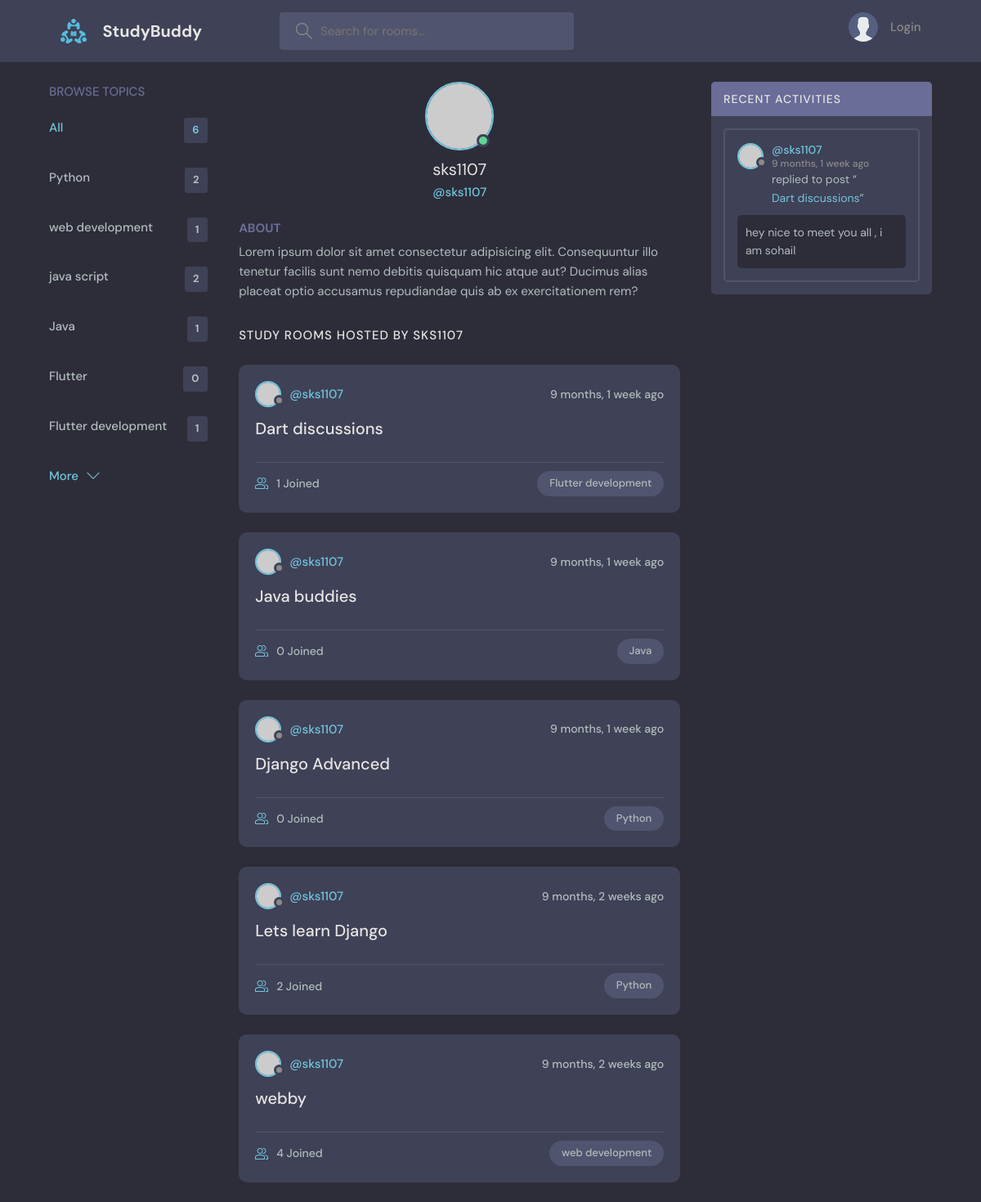
The app's page /profile/1 with its own data.
### base/models.py (models this page shows, shortened)
class Topic(models.Model):
    name = models.CharField(max_length = 200)
    def __str__(self):
        return self.name

class Room(models.Model):
    host = models.ForeignKey(User, on_delete = models.SET_NULL, null = True)
    topic = models.ForeignKey(Topic, on_delete = models.SET_NULL, null = True)
    name = models.CharField(max_length=200)
    description = models.TextField(null = True)
    participants = models.ManyToManyField(User, related_name ='participants', blank=True)
    updated = models.DateTimeField(auto_now = True)
    created = models.DateTimeField(auto_now_add = True)
    class Meta:
        ordering = ['-updated', '-created']

class Message(models.Model):
    user = models.ForeignKey(User, on_delete = models.CASCADE)
    room = models.ForeignKey(Room, on_delete = models.CASCADE)
    body = models.TextField()
    updated = models.DateTimeField(auto_now = True)
    created = models.DateTimeField(auto_now_add = True)
    class Meta:
        ordering = ['-updated', '-created']

### base/views.py (the view)
# urls.py: path("profile/<str:pk>", views.userProfile, name = "profile"),
def userProfile(request, pk):
    user = User.objects.get(id = pk)
    rooms = user.room_set.all()
    room_messages = user.message_set.all()
    topics = Topic.objects.all()
    context = {'user':user, 'rooms':rooms, 'room_messages':room_messages, 'topics':topics}
    return render(request, 'base/profile.html', context)

### base/templates/base/profile.html (shortened to what this page needs)
{% extends 'main.html' %}
{% block content %}
<main class="layout layout--3">
  <div class="container">
    {% include 'base/topics_component.html' %}
    <div class="roomList">
      <div class="profile">
        <div class="profile__avatar">
          <div class="avatar avatar--large active">
            <img src="https://randomuser.me/api/portraits/men/11.jpg" />
          </div>
        </div>
        <div class="profile__info">
          <h3>{{user.username}}</h3>
          <p>@{{user.username}}</p>
        </div>
        <div class="profile__about">
          <h3>About</h3>
          <p>
            Lorem ipsum dolor sit amet consectetur adipisicing elit. Consequuntur illo tenetur
            facilis sunt nemo debitis quisquam hic atque aut? Ducimus alias placeat optio
            accusamus repudiandae quis ab ex exercitationem rem?
          </p>
        </div>
      </div>
      <div class="roomList__header">
        <div>
          <h2>Study Rooms Hosted by {{user.username}}</a>
          </h2>
        </div>
      </div>
      {% include 'base/feed_component.html' %}
    </div>
    {% include 'base/activity_component.html' %}
  </div>
</main>
{% endblock content %}
{% load static %}

### templates/main.html (shortened to what this page needs)
<!DOCTYPE html>
{% load static %}
<html lang="en">
  <head>
  <link rel="stylesheet" href="{% static 'styles/style.css' %}" />
  </head>
  <body>
    {% include 'navbar.html' %}
    {% block content %}
    {% endblock content %}
  </body>
</html>

### templates/navbar.html (shortened to what this page needs)
{% load static %}
<header class="header header--loggedIn">
    <div class="container">
      <a href="{% url 'home' %}" class="header__logo">
        <img src="{% static 'images/logo.svg' %}" />
        <h1>StudyBuddy</h1>
      </a>
      <form class="header__search" method="GET" action="{% url 'home' %}">
        <label>
          <input name = "q" placeholder="Search for rooms..." />
        </label>
      </form>
      <nav class="header__menu">
{% if request.user.is_authenticated %}
        <div class="header__user">
          <a href="{% url 'update-profile' %}">
            <div class="avatar avatar--medium active">
              <img src="https://randomuser.me/api/portraits/men/37.jpg" />
            </div>
            <p>{{request.user.username}}<span>@{{request.user.username}}</span></p>
          </a>
          <button class="dropdown-button">
            <svg version="1.1" xmlns="http://www.w3.org/2000/svg" width="32" height="32" viewBox="0 0 32 32">
              <title>chevron-down</title>
              <path d="M16 21l-13-13h-3l16 16 16-16h-3l-13 13z"></path>
            </svg>
          </button>
        </div>
        {% else %}
        <a href="{% url 'login' %}">
          <img src="{% static 'images/avatar.svg' %}" />
          <p>Login</p>
        </a>
{% endif %}
      </nav>
    </div>
  </header>

### base/templates/base/topics_component.html (shortened to what this page needs)
<div class="topics">
  <div class="topics__header">
    <h2>Browse Topics</h2>
  </div>
  <ul class="topics__list">
    <li>
      <a href="{% url 'home' %}" class="active">All <span>{{topics.count}}</span></a>
    </li>
    {% for topic in topics %}
    <li>
      <a href="{% url 'home' %}?q={{topic}}">{{topic}} <span>{{topic.room_set.all.count}}</span></a>
    </li>
    {% endfor %}
  </ul>
  <a class="btn btn--link" href="topics.html">
    More
    <svg
      version="1.1"
      xmlns="http://www.w3.org/2000/svg"
      width="32"
      height="32"
      viewBox="0 0 32 32"
    >
      <title>chevron-down</title>
      <path d="M16 21l-13-13h-3l16 16 16-16h-3l-13 13z"></path>
    </svg>
  </a>
</div>

### base/templates/base/feed_component.html (shortened to what this page needs)
{% for room in rooms %}
<div class="roomListRoom">
  <div class="roomListRoom__header">
    <a href="{% url 'profile' room.host.id %}" class="roomListRoom__author">
      <div class="avatar avatar--small">
        <img src="https://randomuser.me/api/portraits/women/11.jpg" />
      </div>
      <span>@{{room.host.username}}</span>
    </a>
    <div class="roomListRoom__actions">
      <span>{{room.created | timesince}} ago</span>
    </div>
  </div>
  <div class="roomListRoom__content">
    <a href="{% url 'room' room.id %}">{{room.name}}</a>
  </div>
  <div class="roomListRoom__meta">
    <a href="{% url 'room' room.id %}" class="roomListRoom__joined">
      {{room.participants.all.count}} Joined
    </a>
    <p class="roomListRoom__topic">{{room.topic.name}}</p>
  </div>
</div>
{% endfor %}

### base/templates/base/activity_component.html (shortened to what this page needs)
<div class="activities">
  <div class="activities__header">
    <h2>Recent Activities</h2>
  </div>
  {% for message in room_messages %}
  <div class="activities__box">
    <div class="activities__boxHeader roomListRoom__header">
      <a href="{% url 'profile' message.user.id %}" class="roomListRoom__author">
        <div class="avatar avatar--small">
          <img src="https://randomuser.me/api/portraits/women/11.jpg" />
        </div>
        <p>
          @{{message.user}}
          <span>{{message.created | timesince}} ago</span>
        </p>
      </a>
    </div>
    <div class="activities__boxContent">
      <p>
        replied to post “<a href="{% url 'room' message.room.id %}">{{message.room.name}}</a
        >”
      </p>
      <div class="activities__boxRoomContent">
        {{message.body}}
      </div>
    </div>
  </div>
  {% endfor %}
</div>

### records on screen
Topic: name "Python", room_set.all.count "2"
Topic: name "web development", room_set.all.count "1"
Topic: name "java script", room_set.all.count "2"
Topic: name "Java", room_set.all.count "1"
Topic: name "Flutter", room_set.all.count "0"
Topic: name "Flutter development", room_set.all.count "1"
Room: host.username "sks1107", created "9 months, 1 week", name "Dart discussions", participants.all.count "1", topic.name "Flutter development"
Room: host.username "sks1107", created "9 months, 1 week", name "Java buddies", participants.all.count "0", topic.name "Java"
Room: host.username "sks1107", created "9 months, 1 week", name "Django Advanced", participants.all.count "0", topic.name "Python"
Room: host.username "sks1107", created "9 months, 2 weeks", name "Lets learn Django", participants.all.count "2", topic.name "Python"
Room: host.username "sks1107", created "9 months, 2 weeks", name "webby", participants.all.count "4", topic.name "web development"
Message: user "sks1107", created "9 months, 1 week", room.name "Dart discussions", body "hey nice to meet you all , i am sohail"

### other values on screen
{{ topics.count }} "6"
{{ user.username }} "sks1107"
{{ user.username }} "SKS1107"
